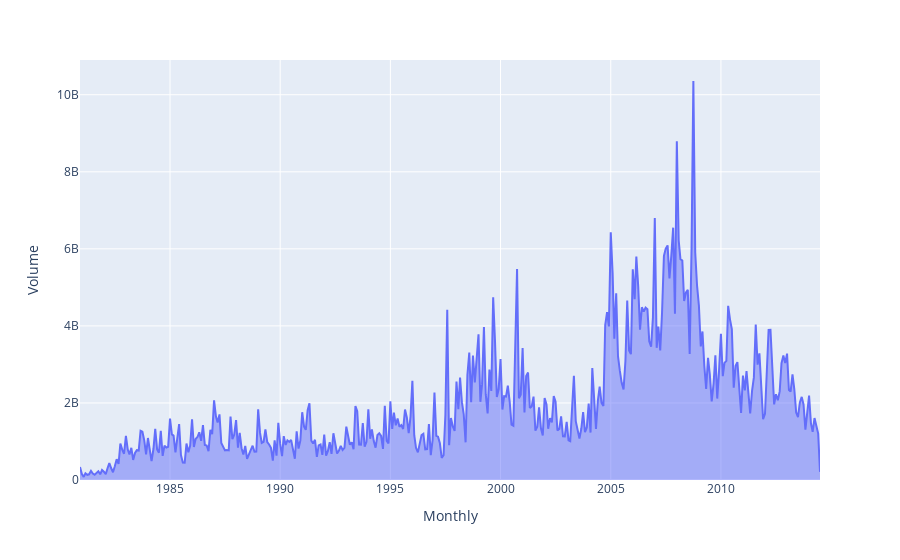

The cell this chart's notebook holds for it:
### Markdown cell above
<div class="alert alert-success">
...into the following <strong>plotly</strong> interactive visualization where we observe the <strong>monthly total volume of Apple stock transactions ↓</strong>
</div>

### Code cell
?? #! follow the tutorial to understand the development of the solution

### Figure 1 — Plotly figure (JSON) as saved in the notebook; plotly's stock layout.template omitted (floating-point values rounded to 4 significant figures; data arrays with more than 128 entries replaced by an {"elided": "..."} marker saying what was removed)
{"data": [{"hovertemplate": "Monthly=%{x}<br>Volume=%{y}<extra></extra>", "legendgroup": "", "line": {"color": "#636efa"}, "marker": {"symbol": "circle"}, "mode": "lines", "name": "", "orientation": "v", "showlegend": false, "stackgroup": "1", "type": "scatter", "x": {"elided": "404 str values"}, "xaxis": "x", "y": {"elided": "404 int values"}, "yaxis": "y"}], "layout": {"autosize": true, "legend": {"tracegroupgap": 0}, "margin": {"t": 60}, "xaxis": {"anchor": "y", "autorange": true, "domain": [0, 1], "range": ["1980-12-01", "2014-07-01"], "title": {"text": "Monthly"}, "type": "date"}, "yaxis": {"anchor": "x", "autorange": true, "domain": [0, 1], "range": [0, 10900000000.0], "title": {"text": "Volume"}, "type": "linear"}}}
